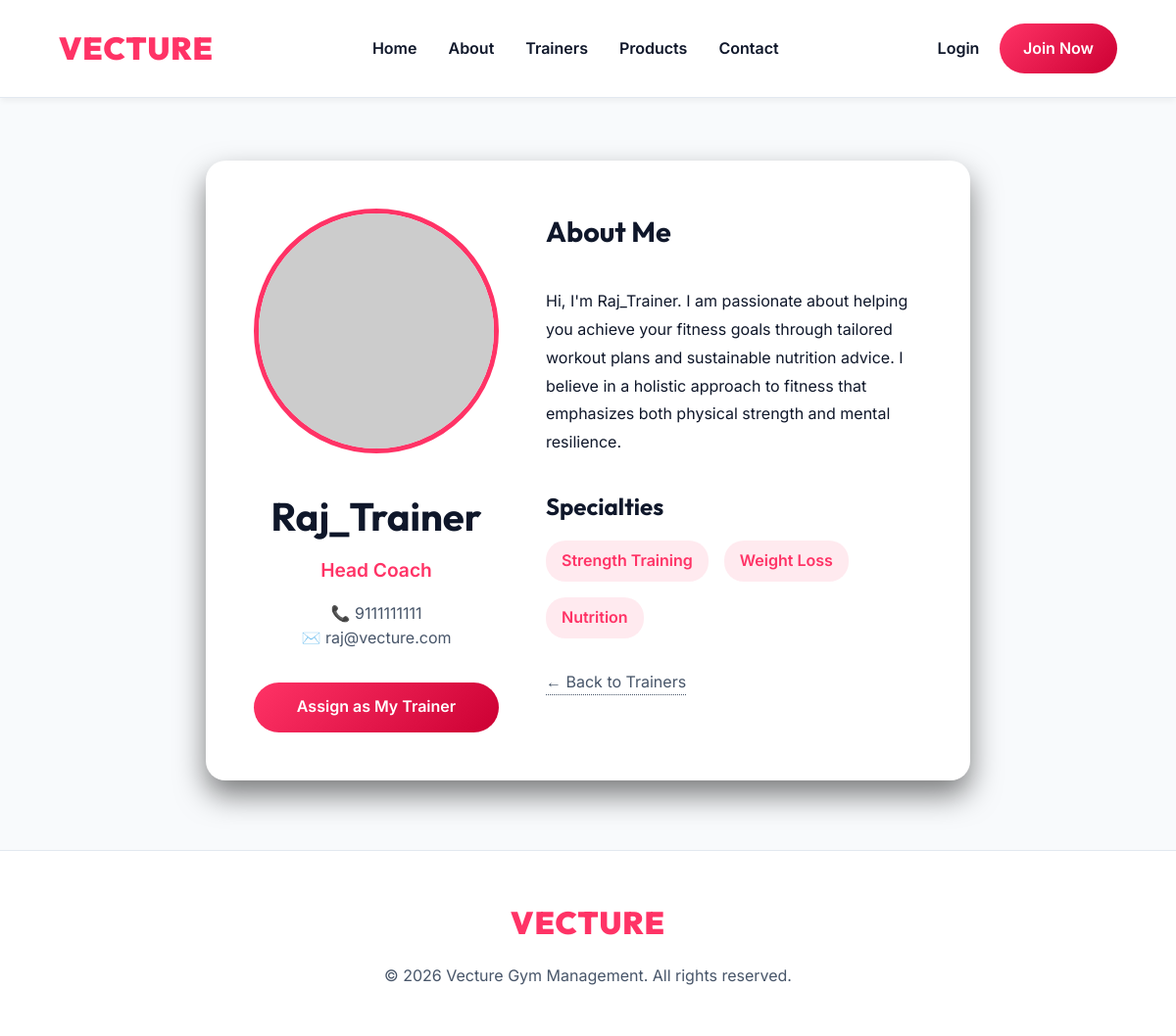
The page /trainers/20/ on the database its author committed.
### accounts/models.py (models this page shows, shortened)
class User(AbstractUser):
    ROLE_CHOICES = (
        ('admin', 'Admin'),
        ('trainer', 'Trainer'),
        ('member', 'Member'),
    )
    MEMBER_TYPE_CHOICES = (
        ('online', 'Online'),
        ('offline', 'Offline'),
    )
    role = models.CharField(max_length=20, choices=ROLE_CHOICES, default='member')
    member_type = models.CharField(max_length=20, choices=MEMBER_TYPE_CHOICES, blank=True, null=True)
    phone_no = models.CharField(max_length=20, blank=True, null=True)

### core/views.py (the view)
# urls.py: path('trainers/<int:pk>/', views.trainer_detail, name='trainer_detail'),
def trainer_detail(request, pk):
    trainer = get_object_or_404(User, pk=pk, role='trainer')
    return render(request, 'core/trainer_detail.html', {'trainer': trainer})

### templates/core/trainer_detail.html
{% extends 'base.html' %}
{% block content %}
<div style="max-width: 900px; margin: 4rem auto; padding: 0 5%;">
    <div style="background: var(--bg-card); border-radius: 20px; padding: 3rem; display: flex; gap: 3rem; flex-wrap: wrap; box-shadow: 0 15px 30px rgba(0,0,0,0.5); border: 1px solid rgba(255,255,255,0.05);">
        <div style="flex: 1; min-width: 250px; text-align: center;">
            {% if trainer.profile.image %}
                <img src="{{ trainer.profile.image.url }}" alt="{{ trainer.username }}" style="border-radius: 50%; border: 5px solid var(--primary); margin-bottom: 1.5rem; width: 250px; height: 250px; object-fit: cover;">
            {% else %}
                <img src="https://ui-avatars.com/api/?name={{ trainer.username }}&background=random&size=250" alt="{{ trainer.username }}" style="border-radius: 50%; border: 5px solid var(--primary); margin-bottom: 1.5rem; width: 250px; height: 250px; object-fit: cover;">
            {% endif %}
            <h2 style="font-size: 2.5rem; margin-bottom: 0.5rem;">{{ trainer.username|title }}</h2>
            <p style="font-size: 1.2rem; color: var(--primary); font-weight: 600;">Head Coach</p>
            {% if trainer.phone_no %}
                <p style="color: var(--text-muted); margin-top: 1rem;">📞 {{ trainer.phone_no }}</p>
            {% endif %}
            <p style="color: var(--text-muted);">✉️ {{ trainer.email|default:"Not provided" }}</p>
            <a href="{% url 'accounts:register' %}?trainer={{ trainer.id }}" class="btn" style="margin-top: 2rem; width: 100%;">Assign as My Trainer</a>
        </div>
        <div style="flex: 2; min-width: 300px;">
            <h3 style="font-size: 1.8rem; margin-bottom: 1.5rem; border-bottom: 2px solid rgba(255,255,255,0.1); padding-bottom: 0.5rem;">About Me</h3>
            <p style="color: var(--text-light); line-height: 1.8; margin-bottom: 2rem;">
                Hi, I'm {{ trainer.username|title }}. I am passionate about helping you achieve your fitness goals through tailored workout plans and sustainable nutrition advice. I believe in a holistic approach to fitness that emphasizes both physical strength and mental resilience.
            </p>
            <h3 style="font-size: 1.5rem; margin-bottom: 1rem;">Specialties</h3>
            <div style="display: flex; gap: 1rem; flex-wrap: wrap; margin-bottom: 2rem;">
                <span style="background: rgba(255, 51, 102, 0.1); color: var(--primary); padding: 0.5rem 1rem; border-radius: 20px; font-weight: 600;">Strength Training</span>
                <span style="background: rgba(255, 51, 102, 0.1); color: var(--primary); padding: 0.5rem 1rem; border-radius: 20px; font-weight: 600;">Weight Loss</span>
                <span style="background: rgba(255, 51, 102, 0.1); color: var(--primary); padding: 0.5rem 1rem; border-radius: 20px; font-weight: 600;">Nutrition</span>
            </div>
            <a href="{% url 'core:trainers_list' %}" style="display: inline-block; color: var(--text-muted); text-decoration: none; border-bottom: 1px dotted var(--text-muted);">&larr; Back to Trainers</a>
        </div>
    </div>
</div>
{% endblock %}

### templates/base.html (style rules this page uses)
:root { --primary: #FF3366; --primary-dark: #cc0033; --bg-dark: #f8fafc; --bg-card: #ffffff; --text-light: #0f172a; --text-muted: #475569; --accent: #0ea5e9; --border: #e2e8f0; }
* { margin: 0; padding: 0; box-sizing: border-box; font-family: 'Inter', sans-serif; }
body { background-color: var(--bg-dark); color: var(--text-light); line-height: 1.6; }
h1, h2, h3, h4, .brand { font-family: 'Outfit', sans-serif; }
.btn { background: linear-gradient(135deg, var(--primary), var(--primary-dark)); color: white; padding: 0.8rem 1.5rem; border-radius: 50px; text-decoration: none; font-weight: 600; border: none; cursor: pointer; transition: transform 0.3s, box-shadow 0.3s; display: inline-block; }

### rows shown on the page
User: username "Raj_Trainer", phone_no "9111111111", email "raj@vecture.com"
